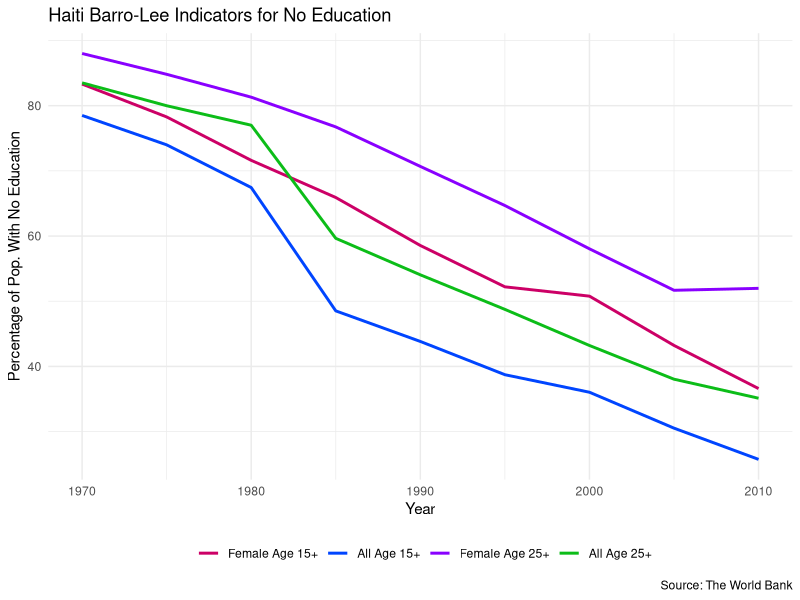
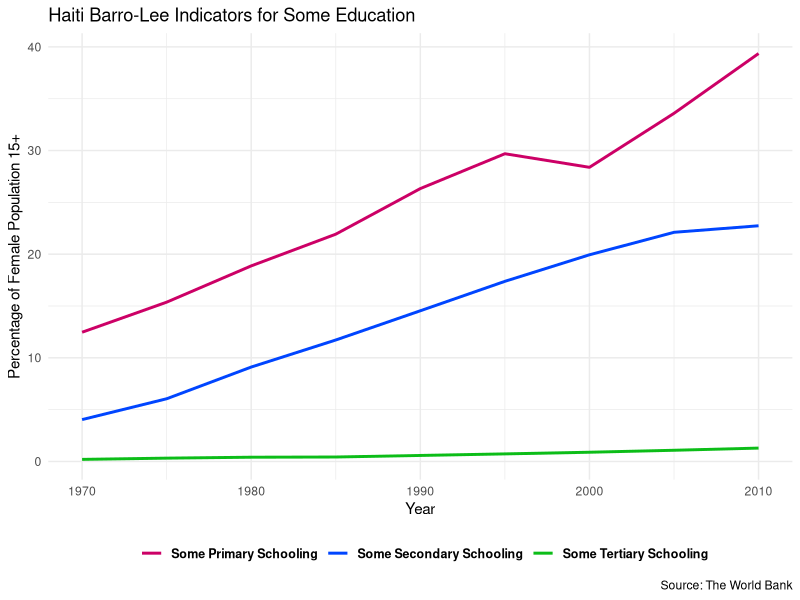
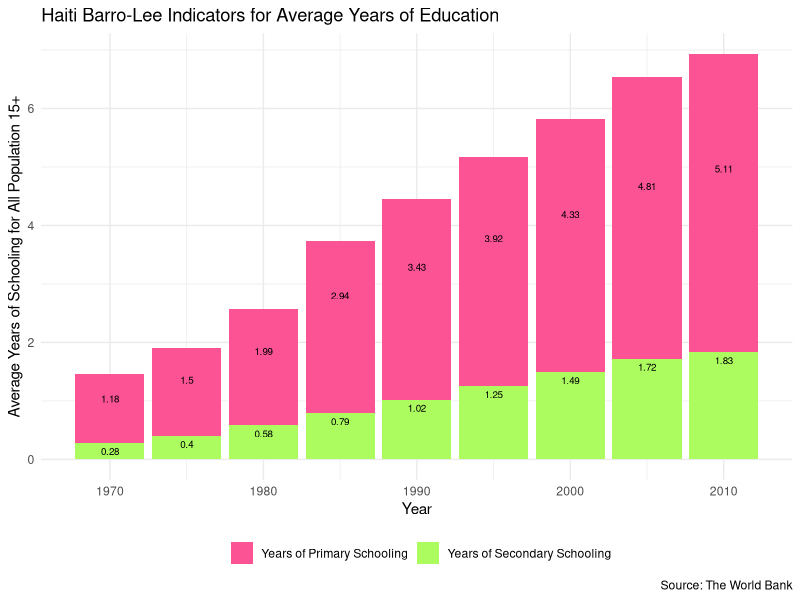

Write the R code that produced these figures, in order.
## ---- chunk 1
library(tidyverse)
# long dataset
bl_1 <- read_csv("data/barro_lee_take_two.csv")
# wide dataset with names of indicators of interest
bl_2 <- read_csv("data/barro_lee.csv")
## ---- chunk 2
head(bl_1)
## ---- chunk 3
head(bl_2)
## ---- chunk 4
kh_indicators <- colnames(bl_2)
# remove first entry
kh_indicators <- kh_indicators[-1]
# chech the names by "printing" the vector
print(kh_indicators)
## ---- chunk 5
bl_1 %>% 
  filter(Indicator %in% kh_indicators)
## ---- chunk 6
# build a vector with the exact names of the indicators of interest
rsa_indicators <- c("BAR.NOED.15UP.FE.ZS", 
                   "BAR.NOED.15UP.ZS", 
                   "BAR.NOED.25UP.FE.ZS", 
                   "BAR.NOED.25UP.ZS")
## ---- chunk 7
bl_1 %>% 
  filter(Indicator %in% rsa_indicators)
## ---- chunk 8
my_data <- bl_1 %>% 
  filter(Indicator %in% rsa_indicators)
## ---- chunk 9
ggplot(my_data, aes(x = Year, y = Value)) + 
  geom_line(aes(color = Indicator), size=1) + 
  scale_color_manual (name = "", values = c("#CC0066", "#0045ff", "#8900ff", "#0cbd18"),  labels = c("Female Age 15+", "All Age 15+", "Female Age 25+", "All Age 25+")) +
  labs(x = "Year",
       y = "Percentage of Pop. With No Education",
       caption = "Source: The World Bank",
       title = "Haiti Barro-Lee Indicators for No Education") +
  theme_minimal() +
theme(legend.position = "bottom")
## ---- chunk 10
female_indicators <- c("BAR.PRM.ICMP.15UP.FE.ZS", 
                   "BAR.SEC.ICMP.15UP.FE.ZS", 
                   "BAR.TER.ICMP.15UP.FE.ZS")
## ---- chunk 11
my_data_female <- bl_1 %>% 
  filter(Indicator %in% female_indicators)
## ---- chunk 12
ggplot(my_data_female, aes(x = Year, y = Value)) + 
  geom_line(aes(color = Indicator), size=1) + 
  scale_color_manual (name = "", values = c("#CC0066", "#0045ff", "#0cbd18"), labels = c("Some Primary Schooling", "Some Secondary Schooling", "Some Tertiary Schooling")) +
 theme_minimal() +
   theme(legend.text = element_text(size=9, 
                                     face="bold")) +
  labs(x = "Year",
       y = "Percentage of Female Population 15+",
       caption = "Source: The World Bank",
       title = "Haiti Barro-Lee Indicators for Some Education") +
theme(legend.position = "bottom")
## ---- chunk 13
 average_indicators <- c("BAR.SCHL.15UP", "BAR.SEC.SCHL.15UP")
## ---- chunk 14
my_data_average <- bl_1 %>% 
  filter(Indicator %in% average_indicators)
## ---- chunk 15
ggplot(my_data_average, aes(x=Year, y=Value, fill=Indicator)) +
         geom_bar(stat="identity") +
  scale_fill_manual(name = "", values=c("#fc5394", "#acfc60"), labels = c("Years of Primary Schooling", "Years of Secondary Schooling")) +
  geom_text(aes(label=Value), vjust=1.5, colour="black", size=2.5) +
labs(x = "Year",
       y = "Average Years of Schooling for All Population 15+",
       caption = "Source: The World Bank",
       title = "Haiti Barro-Lee Indicators for Average Years of Education") +
  theme_minimal() +
  theme(legend.position = "bottom")
